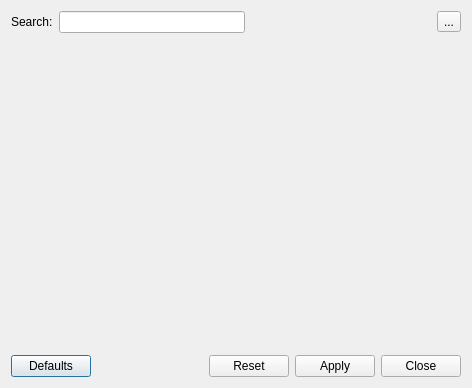
<?xml version="1.0" encoding="UTF-8"?>
<ui version="4.0">
 <class>LocalOptionsDialog</class>
 <widget class="QDialog" name="LocalOptionsDialog">
  <property name="geometry">
   <rect>
    <x>0</x>
    <y>0</y>
    <width>472</width>
    <height>388</height>
   </rect>
  </property>
  <property name="windowTitle">
   <string>Dialog</string>
  </property>
  <layout class="QVBoxLayout" name="verticalLayout" stretch="1,10,1">
   <item>
    <layout class="QHBoxLayout" name="horizontalLayout_2">
     <item>
      <widget class="QLabel" name="searchLabel">
       <property name="text">
        <string>Search:</string>
       </property>
      </widget>
     </item>
     <item>
      <widget class="QLineEdit" name="searchLine"/>
     </item>
     <item>
      <spacer name="horizontalSpacer_2">
       <property name="orientation">
        <enum>Qt::Horizontal</enum>
       </property>
       <property name="sizeHint" stdset="0">
        <size>
         <width>40</width>
         <height>20</height>
        </size>
       </property>
      </spacer>
     </item>
     <item>
      <widget class="QToolButton" name="helpButton">
       <property name="text">
        <string>...</string>
       </property>
       <property name="icon">
        <iconset theme="help-contextual">
         <normaloff>.</normaloff>.</iconset>
       </property>
      </widget>
     </item>
    </layout>
   </item>
   <item>
    <widget class="KPageView" name="pageView">
     <property name="faceType">
      <enum>KPageView::List</enum>
     </property>
    </widget>
   </item>
   <item>
    <layout class="QHBoxLayout" name="horizontalLayout">
     <item>
      <widget class="QPushButton" name="defaultsButton">
       <property name="text">
        <string>Defaults</string>
       </property>
      </widget>
     </item>
     <item>
      <spacer name="horizontalSpacer">
       <property name="orientation">
        <enum>Qt::Horizontal</enum>
       </property>
       <property name="sizeHint" stdset="0">
        <size>
         <width>40</width>
         <height>20</height>
        </size>
       </property>
      </spacer>
     </item>
     <item>
      <widget class="QPushButton" name="resetButton">
       <property name="text">
        <string>Reset</string>
       </property>
       <property name="icon">
        <iconset theme="kt-restore-defaults">
         <normaloff>.</normaloff>.</iconset>
       </property>
      </widget>
     </item>
     <item>
      <widget class="QPushButton" name="applyButton">
       <property name="text">
        <string>Apply</string>
       </property>
       <property name="icon">
        <iconset theme="dialog-ok-apply">
         <normaloff>.</normaloff>.</iconset>
       </property>
      </widget>
     </item>
     <item>
      <widget class="QPushButton" name="closeButton">
       <property name="text">
        <string>Close</string>
       </property>
       <property name="icon">
        <iconset theme="dialog-close">
         <normaloff>.</normaloff>.</iconset>
       </property>
      </widget>
     </item>
    </layout>
   </item>
  </layout>
 </widget>
 <customwidgets>
  <customwidget>
   <class>KPageView</class>
   <extends>QWidget</extends>
   <header>kpageview.h</header>
  </customwidget>
 </customwidgets>
 <resources/>
 <connections>
  <connection>
   <sender>closeButton</sender>
   <signal>clicked()</signal>
   <receiver>LocalOptionsDialog</receiver>
   <slot>accept()</slot>
   <hints>
    <hint type="sourcelabel">
     <x>430</x>
     <y>370</y>
    </hint>
    <hint type="destinationlabel">
     <x>238</x>
     <y>196</y>
    </hint>
   </hints>
  </connection>
 </connections>
</ui>
